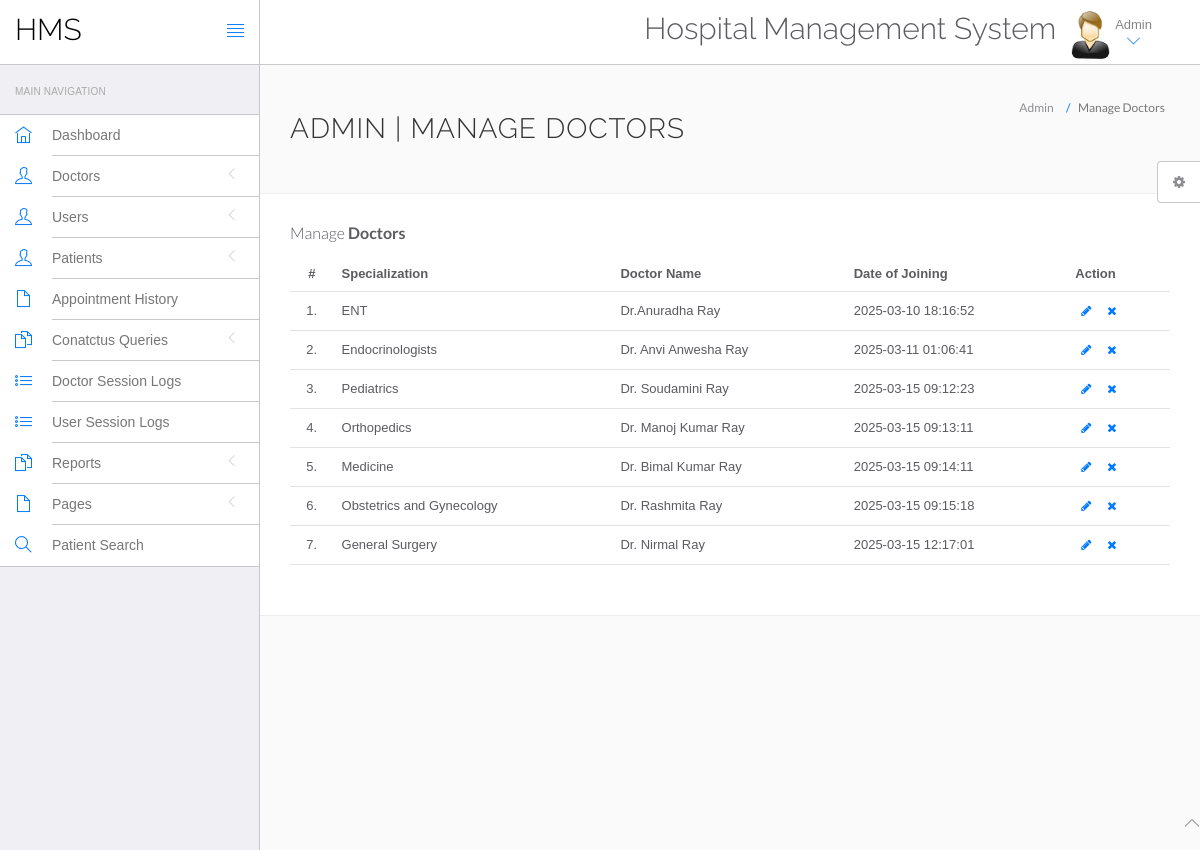
/hms/admin/manage-doctors.php (signed in), run on the app's committed database.
### tables this page shows
CREATE TABLE `doctors` (
  `id` int(11) NOT NULL,
  `specilization` varchar(255) DEFAULT NULL,
  `doctorName` varchar(255) DEFAULT NULL,
  `address` longtext DEFAULT NULL,
  `docFees` varchar(255) DEFAULT NULL,
  `contactno` bigint(11) DEFAULT NULL,
  `docEmail` varchar(255) DEFAULT NULL,
  `password` varchar(255) DEFAULT NULL,
  `creationDate` timestamp NULL DEFAULT current_timestamp(),
  `updationDate` timestamp NULL DEFAULT NULL ON UPDATE current_timestamp()
);

### hms/admin/manage-doctors.php (the view, shortened to what this page needs)
<?php
include('include/config.php');
if(strlen($_SESSION['id']==0)) {
 header('location:logout.php');
  } else{
?>
<!DOCTYPE html>
<html lang="en">
	<head>
		<link rel="stylesheet" href="vendor/bootstrap/css/bootstrap.min.css">
		<link rel="stylesheet" href="vendor/fontawesome/css/font-awesome.min.css">
		<link rel="stylesheet" href="vendor/themify-icons/themify-icons.min.css">
		<link href="vendor/animate.css/animate.min.css" rel="stylesheet" media="screen">
		<link href="vendor/perfect-scrollbar/perfect-scrollbar.min.css" rel="stylesheet" media="screen">
		<link href="vendor/switchery/switchery.min.css" rel="stylesheet" media="screen">
		<link href="vendor/bootstrap-touchspin/jquery.bootstrap-touchspin.min.css" rel="stylesheet" media="screen">
		<link href="vendor/select2/select2.min.css" rel="stylesheet" media="screen">
		<link href="vendor/bootstrap-datepicker/bootstrap-datepicker3.standalone.min.css" rel="stylesheet" media="screen">
		<link href="vendor/bootstrap-timepicker/bootstrap-timepicker.min.css" rel="stylesheet" media="screen">
		<link rel="stylesheet" href="assets/css/styles.css">
		<link rel="stylesheet" href="assets/css/plugins.css">
		<link rel="stylesheet" href="assets/css/themes/theme-1.css" id="skin_color" />
	</head>
	<body>
		<div id="app">
<?php include('include/sidebar.php');?>
			<div class="app-content">
						<?php include('include/header.php');?>
				<div class="main-content" >
					<div class="wrap-content container" id="container">
						<section id="page-title">
							<div class="row">
								<div class="col-sm-8">
									<h1 class="mainTitle">Admin | Manage Doctors</h1>
																	</div>
								<ol class="breadcrumb">
									<li>
										<span>Admin</span>
									</li>
									<li class="active">
										<span>Manage Doctors</span>
									</li>
								</ol>
							</div>
						</section>
						<div class="container-fluid container-fullw bg-white">
									<div class="row">
								<div class="col-md-12">
									<h5 class="over-title margin-bottom-15">Manage <span class="text-bold">Doctors</span></h5>
									<table class="table table-hover" id="sample-table-1">
										<thead>
											<tr>
												<th class="center">#</th>
												<th>Specialization</th>
												<th class="hidden-xs">Doctor Name</th>
												<th> Date of Joining </th>
												<th>Action</th>
											</tr>
										</thead>
										<tbody>
<?php
$sql=mysqli_query($con,"select * from doctors");
$cnt=1;
while($row=mysqli_fetch_array($sql))
{
?>
											<tr>
												<td class="center"><?php echo $cnt;?>.</td>
												<td class="hidden-xs"><?php echo $row['specilization'];?></td>
												<td><?php echo $row['doctorName'];?></td>
												<td><?php echo $row['creationDate'];?>
												</td>
												<td >
												<div class="visible-md visible-lg hidden-sm hidden-xs">
							<a href="edit-doctor.php?id=<?php echo $row['id'];?>" class="btn btn-transparent btn-xs" tooltip-placement="top" tooltip="Edit"><i class="fa fa-pencil"></i></a>
	<a href="manage-doctors.php?id=<?php echo $row['id']?>&del=delete" onClick="return confirm('Are you sure you want to delete?')"class="btn btn-transparent btn-xs tooltips" tooltip-placement="top" tooltip="Remove"><i class="fa fa-times fa fa-white"></i></a>
												</div>
												</td>
											</tr>
											<?php
$cnt=$cnt+1;
											 }?>
										</tbody>
									</table>
								</div>
							</div>
								</div>
							</div>
						</div>
					</div>
				</div>
	<?php include('include/footer.php');?>
	<?php include('include/setting.php');?>
	</body>
</html>
<?php } ?>

### hms/admin/assets/css/themes/theme-1.css (style rules this page uses)
body { background: #FAFAFA; }

### data on the page
doctors: specilization "ENT", doctorName "Dr.Anuradha Ray", creationDate "2025-03-10 18:16:52"
doctors: specilization "Endocrinologists", doctorName "Dr. Anvi Anwesha Ray", creationDate "2025-03-11 01:06:41"
doctors: specilization "Pediatrics", doctorName "Dr. Soudamini Ray", creationDate "2025-03-15 09:12:23"
doctors: specilization "Orthopedics", doctorName "Dr. Manoj Kumar Ray", creationDate "2025-03-15 09:13:11"
doctors: specilization "Medicine", doctorName "Dr. Bimal Kumar Ray", creationDate "2025-03-15 09:14:11"
doctors: specilization "Obstetrics and Gynecology", doctorName "Dr. Rashmita Ray", creationDate "2025-03-15 09:15:18"
doctors: specilization "General Surgery", doctorName "Dr. Nirmal Ray", creationDate "2025-03-15 12:17:01"
